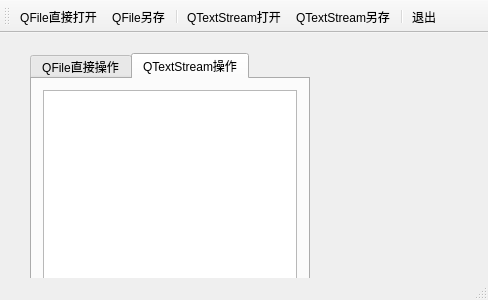
<?xml version="1.0" encoding="UTF-8"?>
<ui version="4.0">
 <class>MainWindow</class>
 <widget class="QMainWindow" name="MainWindow">
  <property name="geometry">
   <rect>
    <x>0</x>
    <y>0</y>
    <width>488</width>
    <height>300</height>
   </rect>
  </property>
  <property name="windowTitle">
   <string>MainWindow</string>
  </property>
  <widget class="QWidget" name="centralWidget">
   <widget class="QTabWidget" name="tabWidget">
    <property name="geometry">
     <rect>
      <x>30</x>
      <y>20</y>
      <width>280</width>
      <height>241</height>
     </rect>
    </property>
    <property name="currentIndex">
     <number>1</number>
    </property>
    <widget class="QWidget" name="tab">
     <attribute name="title">
      <string>QFile直接操作</string>
     </attribute>
     <layout class="QVBoxLayout" name="verticalLayout_2">
      <item>
       <widget class="QPlainTextEdit" name="textEditDevice"/>
      </item>
     </layout>
    </widget>
    <widget class="QWidget" name="tab_2">
     <attribute name="title">
      <string>QTextStream操作</string>
     </attribute>
     <layout class="QVBoxLayout" name="verticalLayout">
      <item>
       <widget class="QPlainTextEdit" name="textEditStream"/>
      </item>
     </layout>
    </widget>
   </widget>
  </widget>
  <widget class="QMenuBar" name="menuBar">
   <property name="geometry">
    <rect>
     <x>0</x>
     <y>0</y>
     <width>488</width>
     <height>23</height>
    </rect>
   </property>
  </widget>
  <widget class="QToolBar" name="mainToolBar">
   <property name="toolButtonStyle">
    <enum>Qt::ToolButtonTextUnderIcon</enum>
   </property>
   <attribute name="toolBarArea">
    <enum>TopToolBarArea</enum>
   </attribute>
   <attribute name="toolBarBreak">
    <bool>false</bool>
   </attribute>
   <addaction name="actOpen_IODevice"/>
   <addaction name="actSave_IODevice"/>
   <addaction name="separator"/>
   <addaction name="actOpen_TextStream"/>
   <addaction name="actSave_TextStream"/>
   <addaction name="separator"/>
   <addaction name="actQuit"/>
  </widget>
  <widget class="QStatusBar" name="statusBar"/>
  <action name="actOpen_IODevice">
   <property name="icon">
    <iconset resource="res.qrc">
     <normaloff>:/images/images/804.bmp</normaloff>:/images/images/804.bmp</iconset>
   </property>
   <property name="text">
    <string>QFile直接打开</string>
   </property>
   <property name="toolTip">
    <string>用QFile直接打开文本文件</string>
   </property>
  </action>
  <action name="actOpen_TextStream">
   <property name="icon">
    <iconset resource="res.qrc">
     <normaloff>:/images/images/122.bmp</normaloff>:/images/images/122.bmp</iconset>
   </property>
   <property name="text">
    <string>QTextStream打开</string>
   </property>
   <property name="toolTip">
    <string>用QTextStream打开文本文件</string>
   </property>
  </action>
  <action name="actQuit">
   <property name="icon">
    <iconset resource="res.qrc">
     <normaloff>:/images/images/132.bmp</normaloff>:/images/images/132.bmp</iconset>
   </property>
   <property name="text">
    <string>退出</string>
   </property>
   <property name="toolTip">
    <string>退出</string>
   </property>
  </action>
  <action name="actSave_IODevice">
   <property name="icon">
    <iconset resource="res.qrc">
     <normaloff>:/images/images/104.bmp</normaloff>:/images/images/104.bmp</iconset>
   </property>
   <property name="text">
    <string>QFile另存</string>
   </property>
   <property name="toolTip">
    <string>用QFile直接另存文件</string>
   </property>
  </action>
  <action name="actSave_TextStream">
   <property name="icon">
    <iconset resource="res.qrc">
     <normaloff>:/images/images/066.GIF</normaloff>:/images/images/066.GIF</iconset>
   </property>
   <property name="text">
    <string>QTextStream另存</string>
   </property>
   <property name="toolTip">
    <string>用QTextStream另存文件</string>
   </property>
  </action>
 </widget>
 <layoutdefault spacing="6" margin="11"/>
 <resources>
  <include location="res.qrc"/>
 </resources>
 <connections>
  <connection>
   <sender>actQuit</sender>
   <signal>triggered()</signal>
   <receiver>MainWindow</receiver>
   <slot>close()</slot>
   <hints>
    <hint type="sourcelabel">
     <x>-1</x>
     <y>-1</y>
    </hint>
    <hint type="destinationlabel">
     <x>199</x>
     <y>149</y>
    </hint>
   </hints>
  </connection>
 </connections>
</ui>
